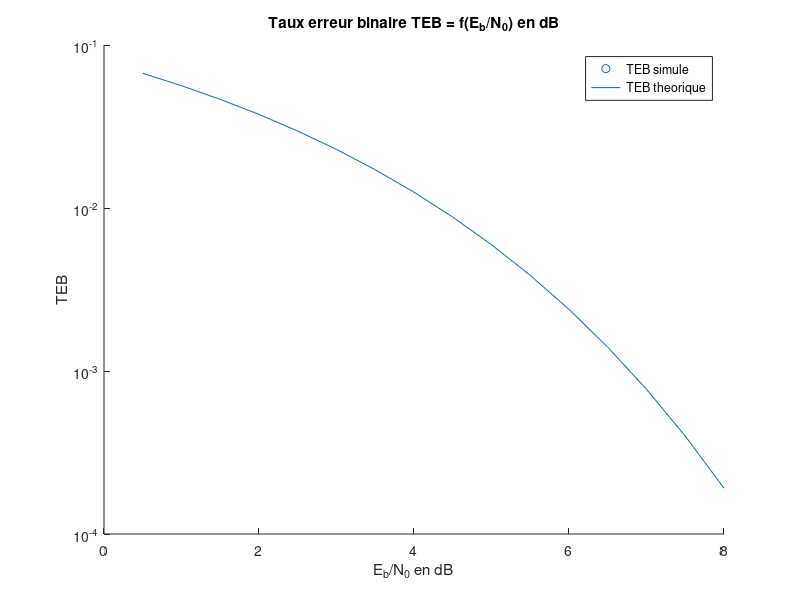

The MATLAB script that drew this image:
clear all
close all

%% Paramètre du modulateur
Rb = 6000; % Debit binaire des bits
Tb = 1/Rb; % Temps de 1 bit
M = 2;
m = 1; %1 bit par symbole pour le mapping. log2(M)
Rs = Rb/m; % Debit des symboles
Ts = 1/Rs; % Tenps d'un symbole


%% Information binaire a transmettre
N = 10000; %Nombre de bit a transmettre
bits = randi([0, 1], 1, N); %Signal aleatoire de N bits.

%% Mapping: Symbole binaire de moyenne nulle ak={-1, 1}
ak = [-1, 1]; %Mapping binaires a moyenne nulle
map(bits==0) = ak(1);
map(bits==1) = ak(2);

%% Surechantillonnage
Fe = 24000; %Frequence echantillonage
Te = 1/Fe;
Ns = Fe*Ts; %Nombre d'échantillons par symbole
Nt = N*Ns; %=size(map). Nombre d'échantillon totale. On rajoute des zeros !
map = kron(map, [1 zeros(1, Ns-1)]);

%% Filtre mise en forme
h1 = ones(1, Ns);
x1 = filter(h1, 1, map);

%% Filtre canal
Px = mean(abs(x1).^2);
EbN0 = 0.5:0.5:8; %en Db
X = [];
T = [];
for i=1:length(EbN0)
    E = 10^(EbN0(i)/10);
    sigma2 = Px*Ns/(2*log2(M)*E);
    bruit = sqrt(sigma2)*randn(1, Nt);
    x1b = x1 + bruit;
    x1c = x1b; %Reponse impulsionnelle de type dirac

    %% Filtre reception
    hr1 = ones(1, Ns); %Reponse impulsionnelle de type rectangulaire de duree Ts=Ns*Te
    x1r = filter(hr1, 1, x1c);
    X = [X; x1r];
    %% Echantillonnage
    n01 = 4; %Cf diagrame de l'oeil
    z1 = x1r(n01:Ns:end); 

    %% Decision+Demapping
    y1 = (sign(z1)+1)/2;

    %% Taux Erreur Binaire
    t1 = mean(y1~=bits);
    T = [T; t1];
end

%% Graph
% Diagramme de l'oeil pour diffeerentes valeurs de Eb/N0.
%fig = figure();
%for i=1:4
%    j = i*floor(length(EbN0)/4)
%    subplot(2, 2, i);
%    plot( reshape(X(j, :), [Ns, N]) );
%    EN = EbN0(j);
%    title(sprintf("Diagramme de l'oeil pour E_b/N_0 = %f dB", EN));
%end
%saveas(fig, "figures/ChaineRefOeilEbN0.png");
% TEB=f(Eb/N0)
fig = figure();
scatter(EbN0, T, 'b+');
hold on
%plot(linspace(EbN0(1), EbN0(end), 1000), qfunc(sqrt(2*linspace(EbN0(1), EbN0(end), 1000))));
plot(EbN0, qfunc(sqrt(2*10.^(EbN0/10))));
set(gca,'yscale','log');
hold off
legend('TEB simule','TEB theorique');
title(sprintf("Taux erreur binaire TEB = f(E_b/N_0) en dB"));
xlabel("E_b/N_0 en dB");
ylabel("TEB");

%saveas(fig, "figures/ChaineRefTEBEbN0.png");